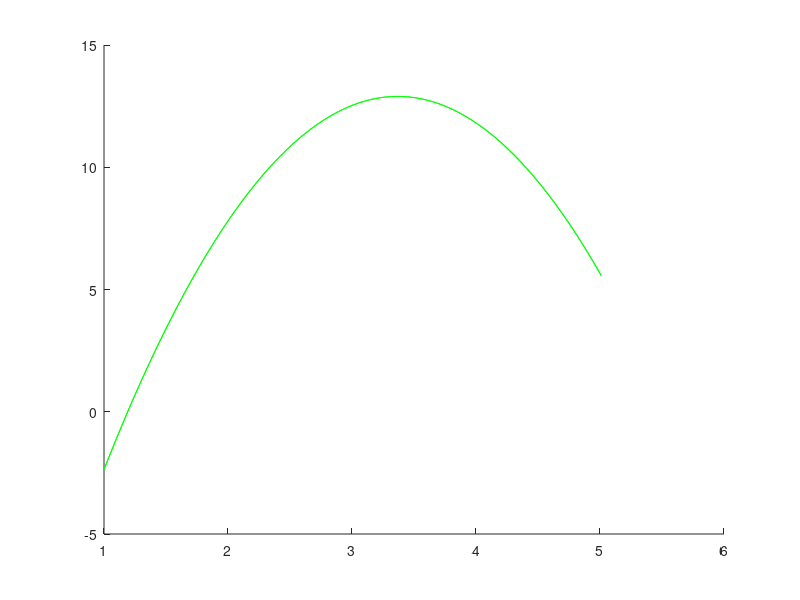

The MATLAB source for this figure:
clc;clear;close all;

%Uppgift a) första utkast

Kx=.001; Ky=.01;




mittpunkt=-0.02;
m=.026; %[m]
V0=13; %[m/s]
g=9.82; %[N/kg]


x2dot=@(xdot,ydot)-(Kx/m)*xdot*sqrt(xdot^2+ydot^2);
y2dot=@(xdot,ydot)-g-(Ky/m)*ydot*sqrt(xdot^2+ydot^2);

trunc_error=1;
tp_y=1;

while abs(trunc_error)>10^-5
    clear y_val; clear x_val; clear xdot_val; clear ydot_val;

    y_val(1)=0; x_val(1)=0;
    ydot_val(1)=V0*sin((5/360)*2*pi); 
    xdot_val(1)=V0*cos((5/360)*2*pi);
    
    h=.01;
    
    for i=1:h:5
        
        y_val(end+1)=y_val(end)+h*ydot_val(end);
        x_val(end+1)=x_val(end)+h*xdot_val(end);
    
        ydot_val(end+1)=ydot_val(end)+h*y2dot(xdot_val(end), ydot_val(end));
        xdot_val(end+1)=xdot_val(end)+h*x2dot(xdot_val(end), ydot_val(end));
    
       
    end
    
    
    t=1:h:5+h;
    hold on
    %plot(t,x_val,t,y_val)
    
    %Erhållt x och y som en funktion av t
    %Behöver interpolera data
    %Behöver hitta x==2.37
    
    t=[t(19) t(20) t(21)]';
    bx=[x_val(19) x_val(20) x_val(21)]';
    by=[y_val(19) y_val(20) y_val(21)]';
    
    A=[t.^0 t.^1 t.^2];
    
    cx=A\bx;
    cy=A\by;
    
    %Index att interpolera 19, 20, 21
    
    t=1:h:5+h;
    
    x_func=@(t)(cx(1)+cx(2)*t+cx(3)*t^2-2.37);
    y_func=@(t)(cy(1)+cy(2)*t+cy(3)*t^2);
    
    xdot_func=@(t)(cx(2)+2*cx(3)*t);
    ydot_func=@(t)(cy(2)+2*cy(3)*t);
    
    %Newton-Raphson
    
    t0=1;
    trunc=1;
    
    while abs(trunc)>10^-8
        
        trunc=x_func(t0)/xdot_func(t0);
        
        t1=t0-trunc;
        t0=t1;
    
    end
    
    plot(t,arrayfun(x_func,t),"g")
    old_tp_y=tp_y;
    
    tp_y=y_func(t1) %träffpunkt relativt y=0 koordinatsystem
    
    delta_y=tp_y-mittpunkt %Träffpunkt relativt bullseye
    
    trunc_error=old_tp_y-tp_y;
    h=h/2;
end


%%

